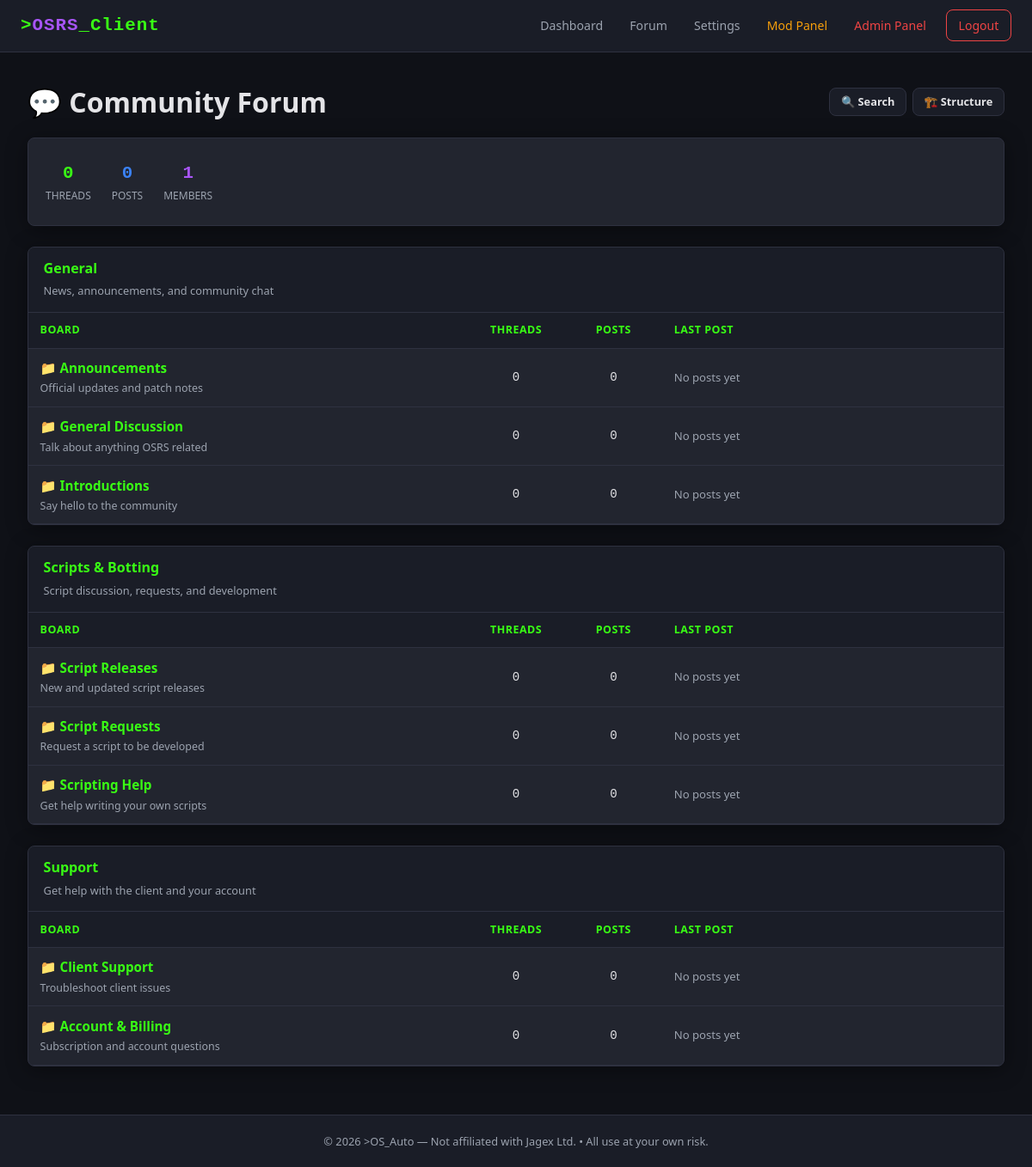
The app's page /forum/index.php (signed in) with its own data.
### tables this page shows
CREATE TABLE `forum_categories` (
  `category_id` INT UNSIGNED  NOT NULL AUTO_INCREMENT,
  `name`        VARCHAR(120)  NOT NULL,
  `description` TEXT          DEFAULT NULL,
  `sort_order`  INT           NOT NULL DEFAULT 0,
  PRIMARY KEY (`category_id`)
);

CREATE TABLE `forum_boards` (
  `board_id`     INT UNSIGNED NOT NULL AUTO_INCREMENT,
  `category_id`  INT UNSIGNED NOT NULL,
  `name`         VARCHAR(120) NOT NULL,
  `description`  TEXT         DEFAULT NULL,
  `sort_order`   INT          NOT NULL DEFAULT 0,
  `thread_count` INT UNSIGNED NOT NULL DEFAULT 0,
  `post_count`   INT UNSIGNED NOT NULL DEFAULT 0,
  `last_post_id` INT UNSIGNED DEFAULT NULL,
  `created_at`   DATETIME     NOT NULL DEFAULT CURRENT_TIMESTAMP,
  PRIMARY KEY (`board_id`),
  CONSTRAINT `fk_board_category`
    FOREIGN KEY (`category_id`) REFERENCES `forum_categories`(`category_id`)
    ON DELETE CASCADE
);

### includes/functions.php (called while the page is built, shortened)
<?php
function isLoggedIn(): bool
{
    return isset($_SESSION['user_id']);
}
function hasRole(string $role): bool
{
    $hierarchy = ['user' => 1, 'moderator' => 2, 'admin' => 3];
    $userLevel = $hierarchy[$_SESSION['role'] ?? 'user'] ?? 0;
    $required  = $hierarchy[$role] ?? 99;
    return $userLevel >= $required;
}
function e(string $value): string
{
    return htmlspecialchars($value, ENT_QUOTES, 'UTF-8');
}

### forum/index.php (the view, shortened to what this page needs)
<?php
require_once __DIR__ . '/../includes/db.php';
require_once __DIR__ . '/../includes/functions.php';
$categories = $pdo->query('SELECT * FROM `forum_categories` ORDER BY `sort_order` ASC')->fetchAll();
$boardRows = $pdo->query(
    'SELECT b.*,
            lp.created_at AS lp_date, lp.user_id AS lp_user_id,
            lu.username AS lp_username,
            lt.title AS lp_thread_title, lt.thread_id AS lp_thread_id
     FROM `forum_boards` b
     LEFT JOIN `forum_posts`   lp ON lp.post_id   = b.last_post_id
     LEFT JOIN `users`         lu ON lu.user_id    = lp.user_id
     LEFT JOIN `forum_threads` lt ON lt.thread_id  = lp.thread_id
     ORDER BY b.category_id ASC, b.sort_order ASC'
)->fetchAll();
$boardsByCat = [];
foreach ($boardRows as $b) $boardsByCat[$b['category_id']][] = $b;
$totalThreads = $pdo->query("SELECT SUM(thread_count) FROM forum_boards")->fetchColumn() ?: 0;
$totalPosts   = $pdo->query("SELECT SUM(post_count) FROM forum_boards")->fetchColumn() ?: 0;
$totalMembers = $pdo->query("SELECT COUNT(*) FROM users")->fetchColumn() ?: 0;
require_once __DIR__ . '/../includes/header.php';
?>
<div class="flex-between flex-between-mobile mb-1">
  <h1>💬 Community Forum</h1>
  <div style="display:flex;gap:.4rem;flex-wrap:wrap;">
    <a href="/forum/search.php" class="btn btn-secondary btn-sm">🔍 Search</a>
    <?php if (hasRole('admin')): ?>
      <a href="/admin/forums.php" class="btn btn-secondary btn-sm role-admin">🏗️ Structure</a>
    <?php endif; ?>
  </div>
</div>
<div class="card" style="padding:.75rem 1.25rem;">
  <div class="forum-stat-bar">
    <div class="forum-stat-item">
      <div class="forum-stat-num" style="color:var(--accent-green);"><?= number_format($totalThreads) ?></div>
      <div class="forum-stat-label">Threads</div>
    </div>
    <div class="forum-stat-item">
      <div class="forum-stat-num" style="color:var(--accent-blue);"><?= number_format($totalPosts) ?></div>
      <div class="forum-stat-label">Posts</div>
    </div>
    <div class="forum-stat-item">
      <div class="forum-stat-num" style="color:var(--accent-purple);"><?= number_format($totalMembers) ?></div>
      <div class="forum-stat-label">Members</div>
    </div>
  </div>
</div>
<?php foreach ($categories as $cat): ?>
<div class="card" style="padding:0;overflow:hidden;margin-bottom:1.5rem;">
  <div style="background:var(--bg-secondary);padding:.75rem 1.1rem;border-bottom:1px solid var(--border-color);">
    <h3 style="margin:0;font-size:1rem;color:var(--accent-green);">
      <?= e($cat['name']) ?>
    </h3>
    <?php if ($cat['description']): ?>
      <span style="font-size:.8rem;color:var(--text-secondary);"><?= e($cat['description']) ?></span>
    <?php endif; ?>
  </div>
  <div class="desktop-only">
    <div class="table-wrap">
      <table style="margin:0;">
        <thead>
          <tr>
            <th style="width:45%;">Board</th>
            <th style="width:10%;text-align:center;">Threads</th>
            <th style="width:10%;text-align:center;">Posts</th>
            <th style="width:35%;">Last Post</th>
          </tr>
        </thead>
        <tbody>
          <?php
            $catBoards = $boardsByCat[$cat['category_id']] ?? [];
            if (empty($catBoards)):
          ?>
            <tr><td colspan="4" style="color:var(--text-secondary);text-align:center;">No boards.</td></tr>
          <?php else: foreach ($catBoards as $b): ?>
            <tr>
              <td>
                <a href="/forum/board.php?id=<?= $b['board_id'] ?>" style="font-weight:600;font-size:.95rem;">
                  📁 <?= e($b['name']) ?>
                </a>
                <?php if ($b['description']): ?>
                  <div style="font-size:.78rem;color:var(--text-secondary);margin-top:2px;">
                    <?= e($b['description']) ?>
                  </div>
                <?php endif; ?>
              </td>
              <td style="text-align:center;font-family:var(--font-mono);"><?= number_format($b['thread_count']) ?></td>
              <td style="text-align:center;font-family:var(--font-mono);"><?= number_format($b['post_count']) ?></td>
              <td style="font-size:.82rem;">
                <?php if ($b['lp_date']): ?>
                  <a href="/forum/thread.php?id=<?= $b['lp_thread_id'] ?>" style="color:var(--text-primary);">
                    <?= e(mb_strimwidth($b['lp_thread_title'] ?? '', 0, 38, '…')) ?>
                  </a>
                  <div style="color:var(--text-secondary);margin-top:2px;">
                    by <a href="/forum/profile.php?id=<?= $b['lp_user_id'] ?>" style="color:var(--accent-purple);"><?= e($b['lp_username']) ?></a>
                    &middot; <?= timeAgo($b['lp_date']) ?>
                  </div>
                <?php else: ?>
                  <span style="color:var(--text-secondary);">No posts yet</span>
                <?php endif; ?>
              </td>
            </tr>
          <?php endforeach; endif; ?>
        </tbody>
      </table>
    </div>
  </div>
</div>
<?php endforeach; ?>
<?php require_once __DIR__ . '/../includes/footer.php'; ?>

### includes/header.php (shortened to what this page needs)
<?php
require_once __DIR__ . '/functions.php';
?>
<!DOCTYPE html>
<html lang="en">
<head>
</head>
<body>
<header class="navbar">
  <div class="navbar-inner">
    <a href="/index.php" class="brand">&gt;<span>OSRS</span>_Client</a>
    <ul class="nav-links">
      <?php if (isLoggedIn()): ?>
        <li><a href="/dashboard.php">Dashboard</a></li>
        <li><a href="/forum/index.php">Forum</a></li>
        <li><a href="/settings.php">Settings</a></li>
        <?php if (hasRole('moderator')): ?>
          <li><a href="/mod/index.php" class="role-mod">Mod Panel</a></li>
        <?php endif; ?>
        <?php if (hasRole('admin')): ?>
          <li><a href="/admin/index.php" class="role-admin">Admin Panel</a></li>
        <?php endif; ?>
        <li><a href="/logout.php" class="btn-logout">Logout</a></li>
      <?php else: ?>
        <li><a href="/login.php">Login</a></li>
        <li><a href="/register.php" class="btn-register">Register</a></li>
      <?php endif; ?>
    </ul>
  </div>
</header>
<main class="container">

### includes/footer.php (shortened to what this page needs)
</main>
<footer class="site-footer">
  &copy; <?= date('Y') ?> >OS_Auto &mdash; Not affiliated with Jagex Ltd.
  &bull; All use at your own risk.
</footer>
</body>
</html>

### includes/header.php (style rules this page uses)
*, *::before, *::after { box-sizing: border-box; margin: 0; padding: 0; }
:root { --bg-primary: #0f1117; --bg-secondary: #1a1d27; --bg-card: #22252f; --border-color: #2e3140; --text-primary: #e4e4e7; --text-secondary:#9ca3af; --accent-green: #39ff14; --accent-purple: #a855f7; --accent-red: #ef4444; --accent-amber: #f59e0b; --accent-blue: #3b82f6; --font-mono: 'Courier New', monospace; --font-main: 'Segoe UI', system-ui, -apple-system, sans-serif; --radius: 8px; --shadow: 0 4px 24px rgba(0,0,0,.4); --nav-height: 60px; }
html { overflow-x: hidden; -webkit-text-size-adjust: 100%; }
body { font-family: var(--font-main); background: var(--bg-primary); color: var(--text-primary); line-height: 1.6; min-height: 100vh; display: flex; flex-direction: column; overflow-x: hidden; max-width: 100vw; }
a { color: var(--accent-green); text-decoration: none; transition: color .2s; }
.navbar { background: var(--bg-secondary); border-bottom: 1px solid var(--border-color); position: sticky; top: 0; z-index: 1000; }
.navbar-inner { max-width: 1320px; margin: 0 auto; padding: 0 1.5rem; height: var(--nav-height); display: flex; align-items: center; justify-content: space-between; }
.brand { font-size: 1.3rem; font-weight: 700; color: var(--accent-green); font-family: var(--font-mono); letter-spacing: 1px; white-space: nowrap; }
.brand span { color: var(--accent-purple); }
.nav-links { display: flex; gap: .25rem; align-items: center; list-style: none; }
.nav-links a { color: var(--text-secondary); font-size: .88rem; padding: .5rem .85rem; border-radius: var(--radius); transition: background .2s, color .2s; white-space: nowrap; }
.nav-links a.role-mod { color: var(--accent-amber); }
.nav-links a.role-admin { color: var(--accent-red); }
.nav-links a.btn-logout { border: 1px solid var(--accent-red); color: var(--accent-red); margin-left: .35rem; }
.container { max-width: 1280px; margin: 0 auto; padding: 2rem 2rem; flex: 1; width: 100%; }
.card { background: var(--bg-card); border: 1px solid var(--border-color); border-radius: var(--radius); padding: 1.5rem; margin-bottom: 1.5rem; box-shadow: var(--shadow); overflow: hidden; }
.card h2, .card h3 { margin-bottom: .75rem; color: var(--accent-green); }
.btn { display: inline-block; padding: .6rem 1.4rem; border: none; border-radius: var(--radius); font-size: .9rem; font-weight: 600; cursor: pointer; transition: opacity .2s, transform .1s; text-align: center; }
.btn-secondary { background: var(--bg-secondary); color: var(--text-primary); border: 1px solid var(--border-color); }
.btn-sm { padding: .35rem .8rem; font-size: .8rem; }
.table-wrap { width: 100%; overflow-x: auto; -webkit-overflow-scrolling: touch; max-width: 100%; }
table { width: 100%; border-collapse: collapse; }
th, td { text-align: left; padding: .65rem .85rem; border-bottom: 1px solid var(--border-color); font-size: .88rem; }
th { background: var(--bg-secondary); color: var(--accent-green); font-weight: 600; text-transform: uppercase; font-size: .78rem; letter-spacing: .5px; white-space: nowrap; }
.site-footer { background: var(--bg-secondary); border-top: 1px solid var(--border-color); text-align: center; padding: 1.25rem; font-size: .8rem; color: var(--text-secondary); margin-top: auto; }
.mb-1 { margin-bottom: 1rem; }
.flex-between { display: flex; justify-content: space-between; align-items: center; flex-wrap: wrap; gap: .5rem; }
.desktop-only { display: block; }

### includes/forum_helpers.php (style rules this page uses)
.forum-stat-bar { display:flex;gap:1.5rem;flex-wrap:wrap;padding:.75rem 0; }
.forum-stat-item { text-align:center; }
.forum-stat-num { font-size:1.3rem;font-weight:800;font-family:var(--font-mono); }
.forum-stat-label { font-size:.75rem;color:var(--text-secondary);text-transform:uppercase; }

### records on screen
forum_categories: name "General", description "News, announcements, and community chat"
forum_boards: name "Announcements", description "Official updates and patch notes", thread_count "0", post_count "0"
forum_boards: name "General Discussion", description "Talk about anything OSRS related", thread_count "0", post_count "0"
forum_boards: name "Introductions", description "Say hello to the community", thread_count "0", post_count "0"
forum_categories: name "Scripts & Botting", description "Script discussion, requests, and development"
forum_boards: name "Script Releases", description "New and updated script releases", thread_count "0", post_count "0"
forum_boards: name "Script Requests", description "Request a script to be developed", thread_count "0", post_count "0"
forum_boards: name "Scripting Help", description "Get help writing your own scripts", thread_count "0", post_count "0"
forum_categories: name "Support", description "Get help with the client and your account"
forum_boards: name "Client Support", description "Troubleshoot client issues", thread_count "0", post_count "0"
forum_boards: name "Account & Billing", description "Subscription and account questions", thread_count "0", post_count "0"

### other values on screen
$totalThreads "0"
$totalPosts "0"
$totalMembers "1"
